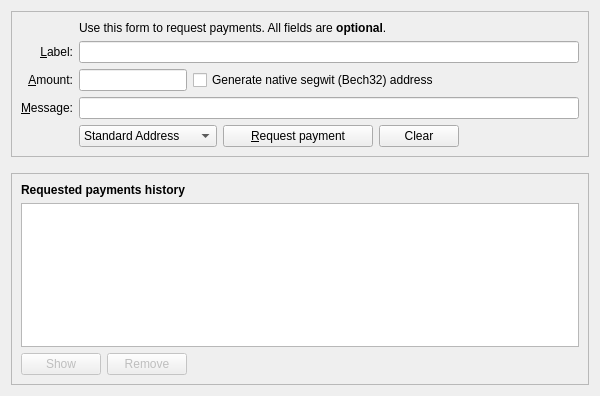
<?xml version="1.0" encoding="UTF-8"?>
<ui version="4.0">
 <class>ReceiveCoinsDialog</class>
 <widget class="QWidget" name="ReceiveCoinsDialog">
  <property name="geometry">
   <rect>
    <x>0</x>
    <y>0</y>
    <width>600</width>
    <height>396</height>
   </rect>
  </property>
  <layout class="QVBoxLayout" name="verticalLayout" stretch="0,0,1">
   <item>
    <widget class="QFrame" name="frame2">
     <property name="sizePolicy">
      <sizepolicy hsizetype="Preferred" vsizetype="Expanding">
       <horstretch>0</horstretch>
       <verstretch>0</verstretch>
      </sizepolicy>
     </property>
     <property name="frameShape">
      <enum>QFrame::StyledPanel</enum>
     </property>
     <property name="frameShadow">
      <enum>QFrame::Sunken</enum>
     </property>
     <layout class="QVBoxLayout" name="verticalLayout_3">
      <item>
       <layout class="QGridLayout" name="gridLayout">
        <item row="5" column="0">
         <widget class="QLabel" name="label">
          <property name="toolTip">
           <string>An optional amount to request. Leave this empty or zero to not request a specific amount.</string>
          </property>
          <property name="text">
           <string>&amp;Amount:</string>
          </property>
          <property name="alignment">
           <set>Qt::AlignRight|Qt::AlignTrailing|Qt::AlignVCenter</set>
          </property>
          <property name="buddy">
           <cstring>reqAmount</cstring>
          </property>
         </widget>
        </item>
        <item row="6" column="0">
         <widget class="QLabel" name="label_3">
          <property name="toolTip">
           <string>An optional message to attach to the payment request, which will be displayed when the request is opened. Note: The message will not be sent with the payment over the Bitcoin network.</string>
          </property>
          <property name="text">
           <string>&amp;Message:</string>
          </property>
          <property name="alignment">
           <set>Qt::AlignRight|Qt::AlignTrailing|Qt::AlignVCenter</set>
          </property>
          <property name="buddy">
           <cstring>reqMessage</cstring>
          </property>
         </widget>
        </item>
        <item row="4" column="2">
         <widget class="QLineEdit" name="reqLabel">
          <property name="toolTip">
           <string>An optional label to associate with the new receiving address.</string>
          </property>
         </widget>
        </item>
        <item row="2" column="2">
         <widget class="QLabel" name="label_5">
          <property name="text">
           <string>Use this form to request payments. All fields are &lt;b&gt;optional&lt;/b&gt;.</string>
          </property>
         </widget>
        </item>
        <item row="4" column="0">
         <widget class="QLabel" name="label_2">
          <property name="toolTip">
           <string>An optional label to associate with the new receiving address.</string>
          </property>
          <property name="text">
           <string>&amp;Label:</string>
          </property>
          <property name="alignment">
           <set>Qt::AlignRight|Qt::AlignTrailing|Qt::AlignVCenter</set>
          </property>
          <property name="buddy">
           <cstring>reqLabel</cstring>
          </property>
         </widget>
        </item>
        <item row="6" column="2">
         <widget class="QLineEdit" name="reqMessage">
          <property name="toolTip">
           <string>An optional message to attach to the payment request, which will be displayed when the request is opened. Note: The message will not be sent with the payment over the Bitcoin network.</string>
          </property>
         </widget>
        </item>
        <item row="7" column="2">
         <layout class="QHBoxLayout" name="horizontalLayout">
          <item>
           <widget class="QComboBox" name="addressType">
            <property name="sizePolicy">
             <sizepolicy hsizetype="Preferred" vsizetype="Fixed">
              <horstretch>0</horstretch>
              <verstretch>0</verstretch>
             </sizepolicy>
            </property>
            <item>
             <property name="text">
              <string>Standard Address</string>
             </property>
            </item>
            <item>
             <property name="text">
              <string>Ghostnode Address</string>
             </property>
            </item>
           </widget>
          </item>
          <item>
           <widget class="QPushButton" name="receiveButton">
            <property name="minimumSize">
             <size>
              <width>150</width>
              <height>0</height>
             </size>
            </property>
            <property name="text">
             <string>&amp;Request payment</string>
            </property>
            <property name="icon">
             <iconset resource="../nix.qrc">
              <normaloff>:/icons/receiving_addresses</normaloff>:/icons/receiving_addresses</iconset>
            </property>
           </widget>
          </item>
          <item>
           <widget class="QPushButton" name="clearButton">
            <property name="sizePolicy">
             <sizepolicy hsizetype="Minimum" vsizetype="Fixed">
              <horstretch>0</horstretch>
              <verstretch>0</verstretch>
             </sizepolicy>
            </property>
            <property name="toolTip">
             <string>Clear all fields of the form.</string>
            </property>
            <property name="text">
             <string>Clear</string>
            </property>
            <property name="icon">
             <iconset resource="../nix.qrc">
              <normaloff>:/icons/remove</normaloff>:/icons/remove</iconset>
            </property>
            <property name="autoDefault">
             <bool>false</bool>
            </property>
           </widget>
          </item>
          <item>
           <spacer name="horizontalSpacer">
            <property name="orientation">
             <enum>Qt::Horizontal</enum>
            </property>
            <property name="sizeHint" stdset="0">
             <size>
              <width>40</width>
              <height>20</height>
             </size>
            </property>
           </spacer>
          </item>
         </layout>
        </item>
        <item row="7" column="0">
         <widget class="QLabel" name="label_7">
          <property name="text">
           <string/>
          </property>
         </widget>
        </item>
        <item row="5" column="2">
         <layout class="QHBoxLayout" name="horizontalLayout_6">
          <item>
           <widget class="BitcoinAmountField" name="reqAmount">
            <property name="sizePolicy">
             <sizepolicy hsizetype="Fixed" vsizetype="Fixed">
              <horstretch>0</horstretch>
              <verstretch>0</verstretch>
             </sizepolicy>
            </property>
            <property name="minimumSize">
             <size>
              <width>80</width>
              <height>0</height>
             </size>
            </property>
            <property name="maximumSize">
             <size>
              <width>1000</width>
              <height>100</height>
             </size>
            </property>
            <property name="toolTip">
             <string>An optional amount to request. Leave this empty or zero to not request a specific amount.</string>
            </property>
           </widget>
          </item>
          <item>
           <widget class="QCheckBox" name="useBech32">
            <property name="sizePolicy">
             <sizepolicy hsizetype="Fixed" vsizetype="Fixed">
              <horstretch>0</horstretch>
              <verstretch>0</verstretch>
             </sizepolicy>
            </property>
            <property name="maximumSize">
             <size>
              <width>1000</width>
              <height>16777215</height>
             </size>
            </property>
            <property name="focusPolicy">
             <enum>Qt::StrongFocus</enum>
            </property>
            <property name="toolTip">
             <string>Native segwit addresses (aka Bech32 or BIP-173) reduce your transaction fees later on and offer better protection against typos, but old wallets don't support them. When unchecked, an address compatible with older wallets will be created instead.</string>
            </property>
            <property name="text">
             <string>Generate native segwit (Bech32) address</string>
            </property>
           </widget>
          </item>
          <item>
           <spacer name="horizontalSpacer_3">
            <property name="orientation">
             <enum>Qt::Horizontal</enum>
            </property>
            <property name="sizeHint" stdset="0">
             <size>
              <width>0</width>
              <height>0</height>
             </size>
            </property>
           </spacer>
          </item>
         </layout>
        </item>
       </layout>
      </item>
     </layout>
    </widget>
   </item>
   <item>
    <spacer name="verticalSpacer_2">
     <property name="orientation">
      <enum>Qt::Vertical</enum>
     </property>
     <property name="sizeHint" stdset="0">
      <size>
       <width>20</width>
       <height>10</height>
      </size>
     </property>
    </spacer>
   </item>
   <item>
    <widget class="QFrame" name="frame">
     <property name="sizePolicy">
      <sizepolicy hsizetype="Preferred" vsizetype="Expanding">
       <horstretch>0</horstretch>
       <verstretch>0</verstretch>
      </sizepolicy>
     </property>
     <property name="frameShape">
      <enum>QFrame::StyledPanel</enum>
     </property>
     <property name="frameShadow">
      <enum>QFrame::Raised</enum>
     </property>
     <layout class="QVBoxLayout" name="verticalLayout_2">
      <item>
       <widget class="QLabel" name="label_6">
        <property name="font">
         <font>
          <weight>75</weight>
          <bold>true</bold>
         </font>
        </property>
        <property name="text">
         <string>Requested payments history</string>
        </property>
       </widget>
      </item>
      <item>
       <widget class="QTableView" name="recentRequestsView">
        <property name="contextMenuPolicy">
         <enum>Qt::CustomContextMenu</enum>
        </property>
        <property name="tabKeyNavigation">
         <bool>false</bool>
        </property>
        <property name="sortingEnabled">
         <bool>true</bool>
        </property>
       </widget>
      </item>
      <item>
       <layout class="QHBoxLayout" name="horizontalLayout_2">
        <item>
         <widget class="QPushButton" name="showRequestButton">
          <property name="enabled">
           <bool>false</bool>
          </property>
          <property name="toolTip">
           <string>Show the selected request (does the same as double clicking an entry)</string>
          </property>
          <property name="text">
           <string>Show</string>
          </property>
          <property name="icon">
           <iconset resource="../nix.qrc">
            <normaloff>:/icons/edit</normaloff>:/icons/edit</iconset>
          </property>
          <property name="autoDefault">
           <bool>false</bool>
          </property>
         </widget>
        </item>
        <item>
         <widget class="QPushButton" name="removeRequestButton">
          <property name="enabled">
           <bool>false</bool>
          </property>
          <property name="toolTip">
           <string>Remove the selected entries from the list</string>
          </property>
          <property name="text">
           <string>Remove</string>
          </property>
          <property name="icon">
           <iconset resource="../nix.qrc">
            <normaloff>:/icons/remove</normaloff>:/icons/remove</iconset>
          </property>
          <property name="autoDefault">
           <bool>false</bool>
          </property>
         </widget>
        </item>
        <item>
         <spacer name="horizontalSpacer_2">
          <property name="orientation">
           <enum>Qt::Horizontal</enum>
          </property>
          <property name="sizeHint" stdset="0">
           <size>
            <width>40</width>
            <height>20</height>
           </size>
          </property>
         </spacer>
        </item>
       </layout>
      </item>
     </layout>
    </widget>
   </item>
  </layout>
 </widget>
 <customwidgets>
  <customwidget>
   <class>BitcoinAmountField</class>
   <extends>QLineEdit</extends>
   <header>qt/nixamountfield.h</header>
   <container>1</container>
  </customwidget>
 </customwidgets>
 <tabstops>
  <tabstop>reqLabel</tabstop>
  <tabstop>reqAmount</tabstop>
  <tabstop>reqMessage</tabstop>
  <tabstop>receiveButton</tabstop>
  <tabstop>clearButton</tabstop>
  <tabstop>recentRequestsView</tabstop>
  <tabstop>showRequestButton</tabstop>
  <tabstop>removeRequestButton</tabstop>
 </tabstops>
 <resources>
  <include location="../nix.qrc"/>
 </resources>
 <connections/>
</ui>
